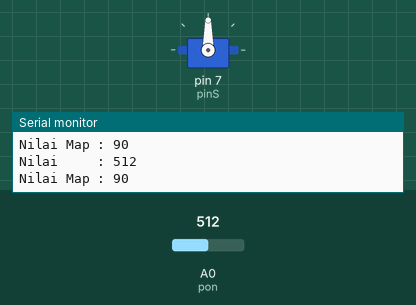
The sketch below on a simulated Arduino Uno, built with avr-gcc and run on an emulated ATmega328P. On the bench: servo, the last lines printed to the serial monitor. The inputs (shaded band) are chosen by the test bench; at power-on: A0 (pon) = 512.

Above: at 1.2 s.
1.3 s: A0 (pon) set to 716
At 1.9 s:
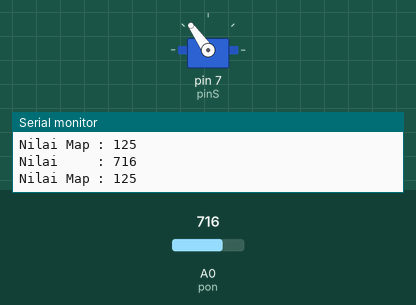
2.8 s: A0 (pon) set to 900
At 3.4 s:
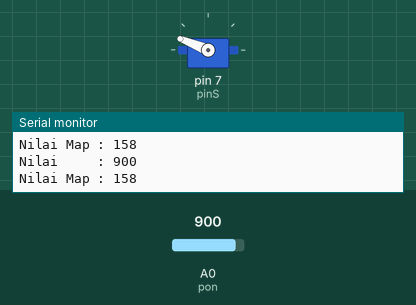
4.3 s: A0 (pon) set to 1023
At 5.0 s:
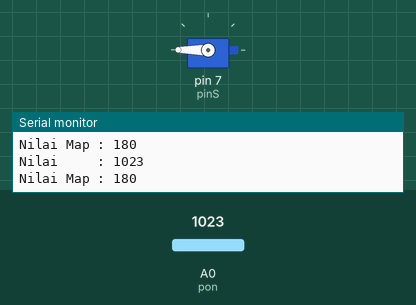
5.8 s: A0 (pon) set to 306
At 6.6 s:
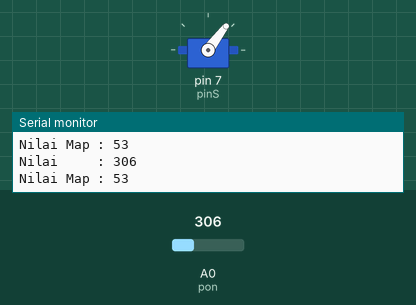
7.3 s: A0 (pon) set to 105
At 8.1 s:
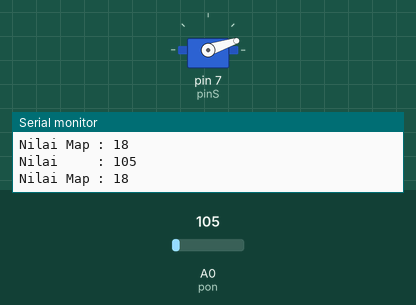
8.8 s: A0 (pon) set to 88
At 9.7 s:
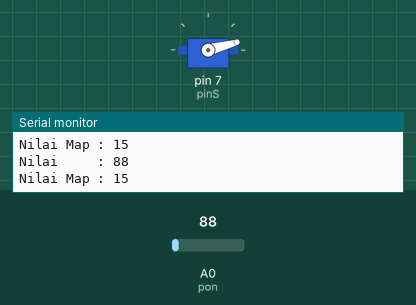
Timing chart, 0 to 11.8 s (numbered marks = the images above; inputs shaded):
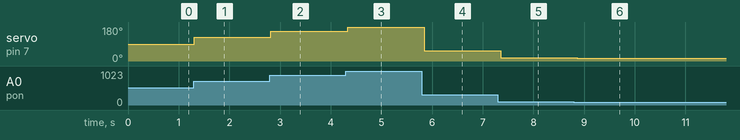

The sketch:

potensiometer_to_servo.ino
```cpp
// Import Servo
#include <Servo.h>

// Inisialisasi Variabel
const int pinS = 7;
const int pon = A0;
int nilai;
int nilaiMap;

Servo servo;

void setup() {
  // Aktifkan Serial Monitor (9600)
  Serial.begin(9600);

  // Pin untuk Potensiometer
  pinMode(pon, INPUT);

  // Pin untuk servo
  servo.attach(pinS);
}

void loop() {

  // Ambil nilai potensiometer
  nilai = analogRead(pon);

  // Ubah batas nilai dari (0 -> 1023) Menjadi (0 -> 180)
  nilaiMap = map(nilai, 0, 1023, 0, 180);

  // Mengatur nilai servo
  servo.write(nilaiMap);

  // Print nilai ke serial monitor
  Serial.println("Nilai     : " + String(nilai));
  Serial.println("Nilai Map : " + String(nilaiMap));

  delay(100);

}
```

Measured:
- after the input at 1.3 s, servo on pin 7 (pinS): 90° → 125° at once
- after the input at 2.8 s, servo on pin 7 (pinS): 125° → 158° at once
- after the input at 4.3 s, servo on pin 7 (pinS): 158° → 180° at once
- after the input at 5.8 s, servo on pin 7 (pinS): 180° → 53° at once
- after the input at 7.3 s, servo on pin 7 (pinS): 53° → 18° after 0.06 s
- after the input at 8.8 s, servo on pin 7 (pinS): 18° → 15° after 0.07 s
